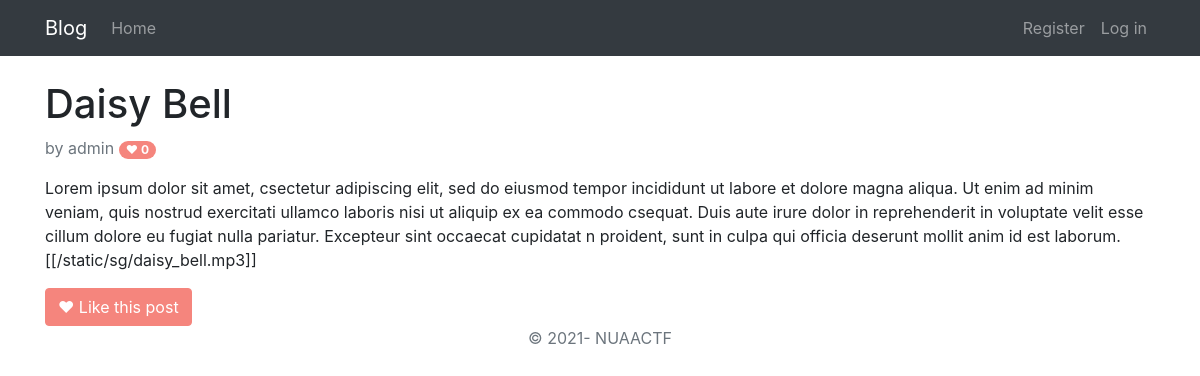
/web/www/post.php?id=00000000-0000-0000-0000-000000000000, run on the app's committed database.
### tables this page shows
CREATE TABLE `post` (
  `id` VARCHAR(256) NOT NULL,
  `username` TEXT NOT NULL,
  `title` TEXT NOT NULL,
  `content` TEXT NOT NULL,
  `likes` INTEGER DEFAULT 0,
  `published` TINYINT(1) DEFAULT 0,
  PRIMARY KEY (`id`)
);

### web/www/util.php (called while the page is built, shortened)
<?php
function render_tags($str) {
  $str = preg_replace('/script|img|svg|on|document|window/i', "" ,$str);
  return $str;
}

### web/www/post.php (the view, shortened to what this page needs)
<?php
if (isset($_GET['id'])) {
  $id = (string)$_GET['id'];
  $pdo = new PDO(DB_DSN, DB_USERNAME, DB_PASSWORD);
  try {
    $stmt = $pdo->prepare('SELECT id, username, title, content, likes, published FROM post WHERE id=?');
    $stmt->execute([$id]);
    $post = $stmt->fetch(PDO::FETCH_ASSOC);
  } catch (Exception $e) {
  }
} else {
  header('Location: /posts.php');
  exit;
}
?>
<!doctype html>
<html lang="en">
  <head>
    <link rel="stylesheet" href="/static/css/bootstrap.min.css">
    <link rel="stylesheet" href="/static/css/style.css">
  </head>
  <body>
    <header>
      <nav class="navbar navbar-expand-lg navbar-dark bg-dark">
        <div class="container">
          <a class="navbar-brand" href="/">Blog</a>
          <div class="collapse navbar-collapse" id="navbarDropdown">
            <ul class="navbar-nav mr-auto">
              <li class="nav-item"><a class="nav-link" href="/">Home</a></li>
            </ul>
            <ul class="navbar-nav">
<?php if (isset($_SESSION['username'])) { ?>
              <li class="nav-item"><a class="nav-link" href="new_post.php">New post</a></li>
              <li class="nav-item"><a class="nav-link" href="logout.php">Log out</a></li>
<?php } else { ?>
              <li class="nav-item"><a class="nav-link" href="register.php">Register</a></li>
              <li class="nav-item"><a class="nav-link" href="login.php">Log in</a></li>
<?php } ?>
            </ul>
          </div>
        </div>
      </nav>
    </header>
    <main>
      <section>
        <div class="container">
          <h1 class="mt-4">
            <?= $post['title'] ?>
          </h1>
          <span class="text-muted">by <?= $post['username'] ?> <span class="badge badge-love badge-pill">♥ <?= $post['likes'] ?></span></span>
          <div class="mt-3">
            <?= render_tags($post['content']) ?>
          </div>
          <div class="mt-3">
            <a href="like.php?id=<?= $post['id'] ?>" id="like" class="btn btn-love">♥ Like this post</a>
          </div>
        </div>
      </section>
    </main>
    <footer>
      <div class="container text-center">
        <span class="text-muted">&copy; 2021- NUAACTF</a></span>
      </div>
    </footer>
  </body>
</html>

### web/www/static/css/style.css (style rules this page uses)
.badge-love { color: #fff; background-color: #f5857d; }
.btn-love { color: #fff; background-color: #f5857d; border-color: #f5857d; }

### data on the page
post: title "Daisy Bell", username "admin", likes "0", content "Lorem ipsum dolor sit amet, csectetur adipiscing elit, sed do eiusmod tempor incididunt ut labore et dolore magna aliqua. Ut enim ad minim veniam, quis nostrud exercitati ullamco laboris nisi ut aliquip ex ea commodo csequat. Duis aute irure dolor in reprehenderit in voluptate velit esse cillum dolore eu fugiat nulla pariatur. Excepteur sint occaecat cupidatat n proident, sunt in culpa qui officia deserunt mollit anim id est laborum. [[/static/sg/daisy_bell.mp3]]"
